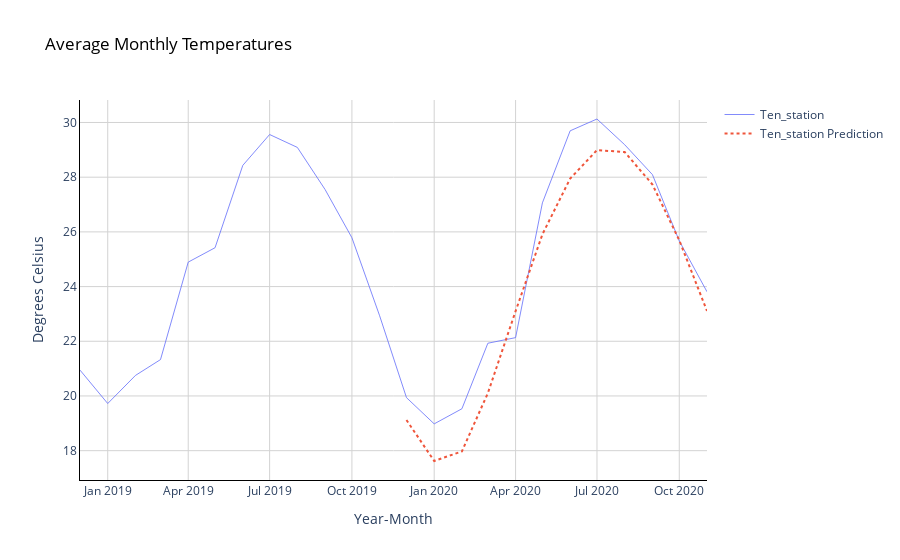

The notebook cell this image was saved under:
### Code cell
fig = go.Figure()

# Trace for actual temperatures
for location in dfloc_test.index:
    fig.add_trace(go.Scatter(x=dfloc_test.loc[location, :].index, 
                             y=dfloc_test.loc[location, :].values,
                             mode='lines',
                             name=location,
                             opacity=0.8,
                             line=dict(width=1)
                            ))

# Trace for predicted temperatures
for i in range(0,pred_test.shape[0]):
    fig.add_trace(go.Scatter(x=np.array(dfloc_test.columns[-timestep:]),
                             # Need to inverse transform the predictions before plotting
                             y=scaler.inverse_transform(pred_test[i].reshape(-1,1)).flatten(), 
                             mode='lines', 
                             name=dfloc_test.index[i]+' Prediction',
                             opacity=1,
                             line=dict(width=2, dash='dot')
                            ))

# Change chart background color
fig.update_layout(dict(plot_bgcolor = 'white'))

# Update axes lines
fig.update_xaxes(showgrid=True, gridwidth=1, gridcolor='lightgrey', 
                 zeroline=True, zerolinewidth=1, zerolinecolor='lightgrey', 
                 showline=True, linewidth=1, linecolor='black',
                 title='Year-Month'
                )

fig.update_yaxes(showgrid=True, gridwidth=1, gridcolor='lightgrey', 
                 zeroline=True, zerolinewidth=1, zerolinecolor='lightgrey', 
                 showline=True, linewidth=1, linecolor='black',
                 title='Degrees Celsius'
                )

# Set figure title
fig.update_layout(title=dict(text="Average Monthly Temperatures", font=dict(color='black')))
fig.show()

### Figure 1 — Plotly figure (JSON) as saved in the notebook; plotly's stock layout.template omitted (floating-point values rounded to 4 significant figures)
{"data": [{"line": {"width": 1}, "mode": "lines", "name": "Ten_station", "opacity": 0.8, "type": "scatter", "x": ["2018-12", "2019-01", "2019-02", "2019-03", "2019-04", "2019-05", "2019-06", "2019-07", "2019-08", "2019-09", "2019-10", "2019-11", "2019-12", "2020-01", "2020-02", "2020-03", "2020-04", "2020-05", "2020-06", "2020-07", "2020-08", "2020-09", "2020-10", "2020-11"], "y": [20.95, 19.72, 20.75, 21.33, 24.89, 25.42, 28.43, 29.56, 29.09, 27.55, 25.79, 22.93, 19.94, 18.98, 19.53, 21.93, 22.13, 27.06, 29.7, 30.13, 29.19, 28.09, 25.67, 23.81]}, {"line": {"dash": "dot", "width": 2}, "mode": "lines", "name": "Ten_station Prediction", "opacity": 1, "type": "scatter", "x": ["2019-12", "2020-01", "2020-02", "2020-03", "2020-04", "2020-05", "2020-06", "2020-07", "2020-08", "2020-09", "2020-10", "2020-11"], "y": [19.12, 17.62, 17.97, 20.1, 23.1, 25.91, 27.95, 28.99, 28.92, 27.73, 25.69, 23.11]}], "layout": {"plot_bgcolor": "white", "title": {"font": {"color": "black"}, "text": "Average Monthly Temperatures"}, "xaxis": {"gridcolor": "lightgrey", "gridwidth": 1, "linecolor": "black", "linewidth": 1, "showgrid": true, "showline": true, "title": {"text": "Year-Month"}, "zeroline": true, "zerolinecolor": "lightgrey", "zerolinewidth": 1}, "yaxis": {"gridcolor": "lightgrey", "gridwidth": 1, "linecolor": "black", "linewidth": 1, "showgrid": true, "showline": true, "title": {"text": "Degrees Celsius"}, "zeroline": true, "zerolinecolor": "lightgrey", "zerolinewidth": 1}}}
